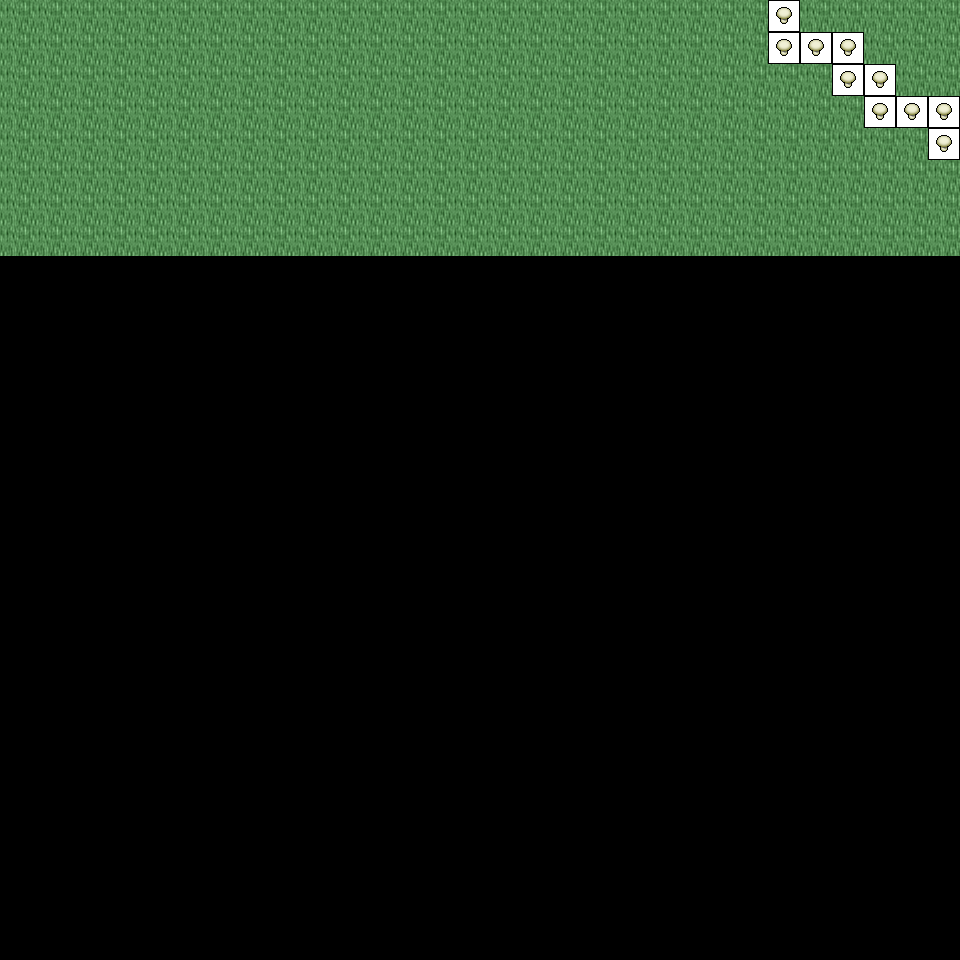

This is a level from a 2D game, rendered from its Tiled map with the project's own tilesets. A one-line summary and the map file follow, with tile-layer data summarised:
An orthogonal 30x30 tile map with 32x32 px tiles, 6 tile layers (Ground, Object, Object2, Above, ...), 43 tilesets and 4 objects (4x mapExit).

<map version="1.0" orientation="orthogonal" renderorder="right-down" width="30" height="30" tilewidth="32" tileheight="32" nextobjectid="5">
  <tileset firstgid="1" name="tileset_logic_item_mushroom" tilewidth="32" tileheight="32" tilecount="6" columns="6">
    <image source="../drawable/tileset_logic_item_mushroom.png" width="192" height="32" />
  </tileset>
  <tileset firstgid="7" name="tileset_plant_tree_chestnut_tree" tilewidth="32" tileheight="32" tilecount="20" columns="4">
    <image source="../drawable/tileset_plant_tree_chestnut_tree.png" width="128" height="160" />
  </tileset>
  <tileset firstgid="27" name="tileset_plant_tree_oak_tree" tilewidth="32" tileheight="32" tilecount="20" columns="4">
    <image source="../drawable/tileset_plant_tree_oak_tree.png" width="128" height="160" />
  </tileset>
  <tileset firstgid="47" name="tileset_building_fence_stone_fence_white" tilewidth="32" tileheight="32" tilecount="9" columns="3">
    <image source="../drawable/tileset_building_fence_stone_fence_white.png" width="96" height="96" />
  </tileset>
  <tileset firstgid="56" name="tileset_building_gnome_homes" tilewidth="32" tileheight="32" tilecount="48" columns="6">
    <image source="../drawable/tileset_building_gnome_homes.png" width="192" height="256" />
  </tileset>
  <tileset firstgid="104" name="tileset_logic_creature_gnome" tilewidth="32" tileheight="32" tilecount="6" columns="6">
    <image source="../drawable/tileset_logic_creature_gnome.png" width="192" height="32" />
  </tileset>
  <tileset firstgid="110" name="tileset_logic_item_vegetable" tilewidth="32" tileheight="32" tilecount="13" columns="13">
    <image source="../drawable/tileset_logic_item_vegetable.png" width="256" height="64" />
  </tileset>
  <tileset firstgid="123" name="tileset_plant_stump_small_stump" tilewidth="32" tileheight="32" tilecount="4" columns="2">
    <image source="../drawable/tileset_plant_stump_small_stump.png" width="64" height="64" />
  </tileset>
  <tileset firstgid="127" name="tileset_object_birds" tilewidth="32" tileheight="32" tilecount="4" columns="2">
    <image source="../drawable/tileset_object_birds.png" width="64" height="64" />
  </tileset>
  <tileset firstgid="131" name="tileset_ground_earth_edges" tilewidth="32" tileheight="32" tilecount="18" columns="6">
    <image source="../drawable/tileset_ground_earth_edges.png" width="192" height="96" />
  </tileset>
  <tileset firstgid="149" name="tileset_ground_grass_corners" tilewidth="32" tileheight="32" tilecount="24" columns="6">
    <image source="../drawable/tileset_ground_grass_corners.png" width="192" height="128" />
  </tileset>
  <tileset firstgid="173" name="tileset_building_fence_fence_chunky" tilewidth="32" tileheight="32" tilecount="21" columns="3">
    <image source="../drawable/tileset_building_fence_fence_chunky.png" width="96" height="224" />
  </tileset>
  <tileset firstgid="194" name="tileset_plant_bush_hosta" tilewidth="32" tileheight="32" tilecount="9" columns="3">
    <image source="../drawable/tileset_plant_bush_hosta.png" width="96" height="96" />
  </tileset>
  <tileset firstgid="203" name="tileset_plant_tree_maple_tree" tilewidth="32" tileheight="32" tilecount="72" columns="8">
    <image source="../drawable/tileset_plant_tree_maple_tree.png" width="256" height="288" />
  </tileset>
  <tileset firstgid="275" name="tileset_ground_ground" tilewidth="32" tileheight="32" tilecount="33" columns="3">
    <image source="../drawable/tileset_ground_ground.png" width="96" height="352" />
  </tileset>
  <tileset firstgid="308" name="tileset_ground_ground_2" tilewidth="32" tileheight="32" tilecount="4" columns="4">
    <image source="../drawable/tileset_ground_ground_2.png" width="128" height="32" />
  </tileset>
  <tileset firstgid="312" name="tileset_ground_ridge_earth_dark" tilewidth="32" tileheight="32" tilecount="96" columns="12">
    <image source="../drawable/tileset_ground_ridge_earth_dark.png" width="384" height="256" />
  </tileset>
  <tileset firstgid="408" name="tileset_plant_grasses" tilewidth="32" tileheight="32" tilecount="6" columns="3">
    <image source="../drawable/tileset_plant_grasses.png" width="96" height="64" />
  </tileset>
  <tileset firstgid="414" name="tileset_ground_grass_edges" tilewidth="32" tileheight="32" tilecount="36" columns="12">
    <image source="../drawable/tileset_ground_grass_edges.png" width="384" height="96" />
  </tileset>
  <tileset firstgid="450" name="tileset_ground_green_paving" tilewidth="32" tileheight="32" tilecount="18" columns="3">
    <image source="../drawable/tileset_ground_green_paving.png" width="96" height="192" />
  </tileset>
  <tileset firstgid="468" name="tileset_ground_rock_pebbles" tilewidth="32" tileheight="32" tilecount="3" columns="1">
    <image source="../drawable/tileset_ground_rock_pebbles.png" width="32" height="96" />
  </tileset>
  <tileset firstgid="471" name="tileset_plant_flower_daisy_white" tilewidth="32" tileheight="32" tilecount="8" columns="2">
    <image source="../drawable/tileset_plant_flower_daisy_white.png" width="64" height="128" />
  </tileset>
  <tileset firstgid="479" name="tileset_plant_flower_daisy_blue" tilewidth="32" tileheight="32" tilecount="8" columns="2">
    <image source="../drawable/tileset_plant_flower_daisy_blue.png" width="64" height="128" />
  </tileset>
  <tileset firstgid="487" name="tileset_ground_ladder_vertical_dark" tilewidth="32" tileheight="32" tilecount="3" columns="3">
    <image source="../drawable/tileset_ground_ladder_vertical_dark.png" width="96" height="32" />
  </tileset>
  <tileset firstgid="490" name="tileset_plant_tree_tree_darkgreen" tilewidth="32" tileheight="32" tilecount="88" columns="8">
    <image source="../drawable/tileset_plant_tree_tree_darkgreen.png" width="256" height="352" />
  </tileset>
  <tileset firstgid="578" name="tileset_ground_rock_rock_cluster" tilewidth="32" tileheight="32" tilecount="6" columns="3">
    <image source="../drawable/tileset_ground_rock_rock_cluster.png" width="96" height="64" />
  </tileset>
  <tileset firstgid="584" name="tileset_plant_bush_bushes" tilewidth="32" tileheight="32" tilecount="10" columns="5">
    <image source="../drawable/tileset_plant_bush_bushes.png" width="160" height="64" />
  </tileset>
  <tileset firstgid="594" name="tileset_plant_vine" tilewidth="32" tileheight="32" tilecount="3" columns="1">
    <image source="../drawable/tileset_plant_vine.png" width="32" height="96" />
  </tileset>
  <tileset firstgid="597" name="tileset_ground_ladder_horizontal_dark" tilewidth="32" tileheight="32" tilecount="3" columns="1">
    <image source="../drawable/tileset_ground_ladder_horizontal_dark.png" width="32" height="96" />
  </tileset>
  <tileset firstgid="600" name="tileset_logic_collision" tilewidth="32" tileheight="32" tilecount="1" columns="1">
    <image source="../drawable/tileset_logic_collision.png" width="32" height="32" />
  </tileset>
  <tileset firstgid="601" name="tileset_plant_tree_fir_trees" tilewidth="32" tileheight="32" tilecount="24" columns="6">
    <image source="../drawable/tileset_plant_tree_fir_trees.png" width="192" height="128" />
  </tileset>
  <tileset firstgid="625" name="tileset_plant_mosses" tilewidth="32" tileheight="32" tilecount="16" columns="4">
    <image source="../drawable/tileset_plant_mosses.png" width="128" height="128" />
  </tileset>
  <tileset firstgid="641" name="tileset_plant_mushroom3" tilewidth="32" tileheight="32" tilecount="2" columns="2">
    <image source="../drawable/tileset_plant_mushroom3.png" width="64" height="32" />
  </tileset>
  <tileset firstgid="643" name="tileset_building_wizards_tower" tilewidth="32" tileheight="32" tilecount="252" columns="9">
    <image source="../drawable/tileset_building_wizards_tower.png" width="288" height="896" />
  </tileset>
  <tileset firstgid="895" name="tileset_plant_tree_evergreen" tilewidth="32" tileheight="32" tilecount="36" columns="3">
    <image source="../drawable/tileset_plant_tree_evergreen.png" width="96" height="384" />
  </tileset>
  <tileset firstgid="931" name="tileset_logic_portal" tilewidth="32" tileheight="32" tilecount="24" columns="8">
    <image source="../drawable/tileset_logic_portal.png" width="256" height="96" />
  </tileset>
  <tileset firstgid="955" name="tileset_logic_protection" tilewidth="32" tileheight="32" tilecount="2" columns="2">
    <image source="../drawable/tileset_logic_protection.png" width="64" height="32" />
  </tileset>
  <tileset firstgid="957" name="tileset_logic_item_herb" tilewidth="32" tileheight="32" tilecount="5" columns="5">
    <image source="../drawable/tileset_logic_item_herb.png" width="160" height="32" />
  </tileset>
  <tileset firstgid="962" name="tileset_plant_bush_large_green" tilewidth="32" tileheight="32" tilecount="9" columns="3">
    <image source="../drawable/tileset_plant_bush_large_green.png" width="96" height="96" />
  </tileset>
  <tileset firstgid="971" name="tileset_light_dim_light_5x5" tilewidth="32" tileheight="32" tilecount="25" columns="5">
    <image source="../drawable/tileset_light_dim_light_5x5.png" width="160" height="160" />
  </tileset>
  <tileset firstgid="996" name="tileset_furniture_light_small_oil_lamp" tilewidth="32" tileheight="32" tilecount="8" columns="2">
    <image source="../drawable/tileset_furniture_light_small_oil_lamp.png" width="64" height="128" />
  </tileset>
  <tileset firstgid="1004" name="tileset_item_banners_flag" tilewidth="32" tileheight="32" tilecount="12" columns="3">
    <image source="../drawable/tileset_item_banners_flag.png" width="96" height="128" />
  </tileset>
  <tileset firstgid="1016" name="tileset_item_flagpole" tilewidth="32" tileheight="32" tilecount="3" columns="1">
    <image source="../drawable/tileset_item_flagpole.png" width="32" height="96" />
  </tileset>
  <layer name="Ground" width="30" height="30">
    <data>[900 cells, 240 non-empty, 1 distinct tile ids]</data>
  </layer>
  <layer name="Object" width="30" height="30">
    <data>[900 cells, 10 non-empty, 9 distinct tile ids]</data>
  </layer>
  <layer name="Object2" width="30" height="30">
    <data>[900 cells, 0 non-empty, 0 distinct tile ids]</data>
  </layer>
  <layer name="Above" width="30" height="30">
    <data>[900 cells, 0 non-empty, 0 distinct tile ids]</data>
  </layer>
  <layer name="Above2" width="30" height="30">
    <data>[900 cells, 0 non-empty, 0 distinct tile ids]</data>
  </layer>
  <layer name="Walkable" width="30" height="30">
    <data>[900 cells, 10 non-empty, 1 distinct tile ids]</data>
  </layer>
  <objectgroup name="MapEvents">
    <object id="1" name="north" type="mapExit" x="0" y="0" width="768" height="32">
      <properties>
        <property name="map" value="level_0_x102_y28" />
        <property name="x" value="0" />
        <property name="y" value="28" />
      </properties>
    </object>
    <object id="2" name="north2" type="mapExit" x="800" y="0" width="160" height="32">
      <properties>
        <property name="map" value="level_0_x102_y28" />
        <property name="x" value="25" />
        <property name="y" value="28" />
      </properties>
    </object>
    <object id="3" name="east" type="mapExit" x="928" y="0" width="32" height="96">
      <properties>
        <property name="map" value="level_0_x103_y29" />
        <property name="x" value="1" />
        <property name="y" value="0" />
      </properties>
    </object>
    <object id="4" name="east2" type="mapExit" x="928" y="160" width="32" height="800">
      <properties>
        <property name="map" value="level_0_x103_y29" />
        <property name="x" value="1" />
        <property name="y" value="5" />
      </properties>
    </object>
  </objectgroup>
</map>
